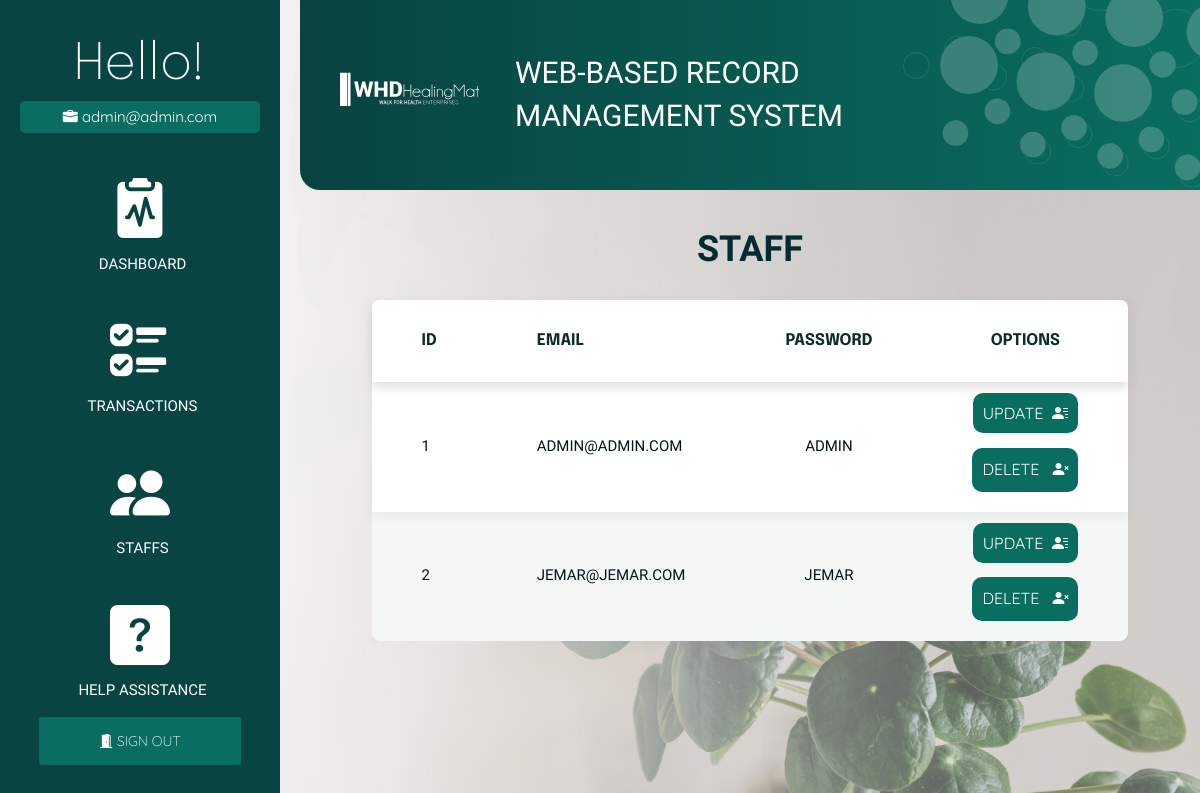
Page /staff (signed in) on the earlier database version.
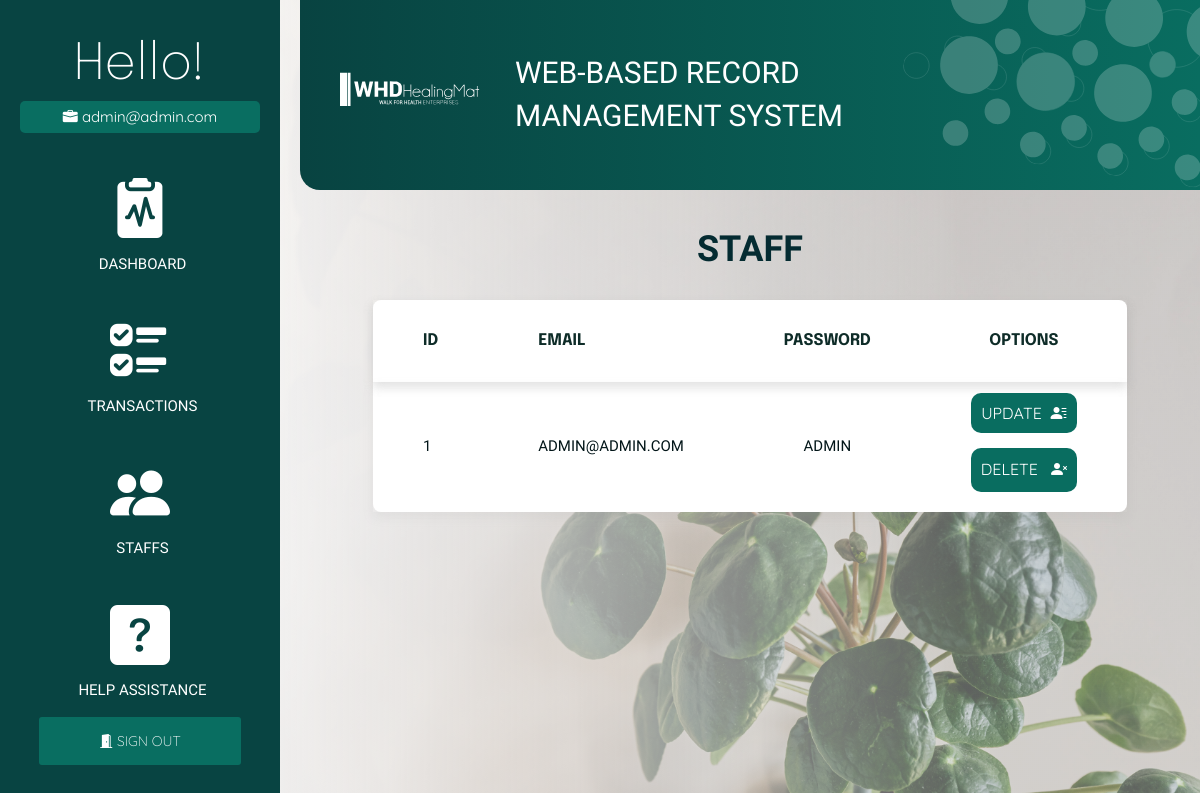
Same page on the later database version.
### models.py (models this page shows, shortened)
class Staff(db.Model):
    __tablename__ = 'staff'
    staff_id = db.Column(db.Integer, primary_key=True)
    staff_email = db.Column(db.String(200), unique=True)
    staff_password = db.Column(db.String(200), nullable=False)

### blueprint/staff.py (the view)
@staff_bp.route('/staff')
def staff():
    return render_template('staff/index_page.html', staffs=Staff.query.all())

### blueprint/staff.py (called while the page is built)
def staff_bp_middleware():
    if not is_authenticated():
        return redirect(url_for('auth_bp.login_page'))

### helper/functions.py (called while the page is built)
def is_authenticated():
    if session.get('signedin'):
        return True
    return False

### templates/staff/index_page.html (shortened to what this page needs)
{% extends 'auth/auth_base.html' %}
{% block head %}
<link rel="stylesheet" href="{{ url_for('static', filename='css/transaction.css') }}">
{% endblock %}
{% block body %}
<div class="staff">
    <h1>Staff</h1>
    <table>
        <thead>
            <tr>
                <th>ID</th>
                <th>Email</th>
                <th>Password</th>
                <th id="text-align">Options</th>
            </tr>
        </thead>
        <tbody>
            {% for staff in staffs %}
            <tr>
                <td>{{ staff.staff_id }}</td>
                <td>{{ staff.staff_email }}</td>
                <td id="text-align">{{ staff.staff_password }}</td>
                <td id="text-align">
                        <a class="opt-btn" id="opt-js-btn-1" href="{{url_for('staff_bp.staff_update', id=staff.staff_id)}}">
                            UPDATE&nbsp;&nbsp;<i class="bi bi-person-lines-fill"></i></a>
                    <br><br>
                        <button class="opt-btn" onclick="openModal('{{ staff.staff_id }}', 'STAFF')">
                            DELETE&nbsp;&nbsp;&nbsp;<i class="bi bi-person-x-fill"></i></button>
                </td>
            </tr>
            {% endfor %}
        </tbody>
    </table>
</div>
{% endblock %}

### templates/auth/auth_base.html (shortened to what this page needs)
<!DOCTYPE html>
<html lang="en">
    <head>
        <link rel="stylesheet" href="{{ url_for('static', filename='css/auth.css') }}">
        <link rel="stylesheet" href="https://pro.fontawesome.com/releases/v5.10.0/css/all.css"/>
        <link rel="stylesheet" href="https://maxcdn.bootstrapcdn.com/bootstrap/3.3.7/css/bootstrap.min.css">
        <link rel="stylesheet" href="https://cdn.jsdelivr.net/npm/bootstrap-icons@1.8.1/font/bootstrap-icons.css">
        {% block head %}
        {% endblock %}
    </head>
<body>
<div class="wrapper">
    <div class="sidebar">
        <span id="h1">Hello!</span>
        <span id="h1-data"><i class="bi bi-briefcase-fill"></i>&nbsp{{ session['email'] }}</span>
        <div class="cont">
                <a href="/dashboard" id="cont-sect">
                    <i class="bi bi-clipboard2-pulse-fill" id="auth-logo"></i>
                    <span id="auth-lbl">DASHBOARD</span></a>
                <a href="/transaction" id="cont-sect">
                    <i class="bi bi-ui-checks" id="auth-logo"></i>
                        <span id="auth-lbl">TRANSACTIONS</span></a>
                <a href="/staff" id="cont-sect">
                    <i class="bi bi-people-fill" id="auth-logo"></i>
                        <span id="auth-lbl">STAFFS</span></a>
                <a href="/help" id="cont-sect">
                    <i class="bi bi-question-square-fill" id="auth-logo"></i>
                        <span id="auth-lbl">HELP ASSISTANCE</span></a>
        <div class="logout">
            <a href="/logout">
                <i class="bi bi-door-open-fill"></i>
                SIGN OUT
            </a>
        </div>
        </div>
    </div>
    <div class="main">
        <div class="main--header">
            <image class="logo-svg" src="{{ url_for('static', filename='images/logo-head-web.svg') }}"></image>
            <span id="title">WEB-BASED RECORD MANAGEMENT SYSTEM</span>
            <image class="bg-head-svg" src="{{ url_for('static', filename='images/bubbles.svg') }}"></image>
        </div>
        <div class="main--content">
            {% block body %}
            {% endblock %}
        </div>
    </div>
</div>
</body>
</html>

### static/css/auth.css (style rules this page uses)
body { image-rendering: -webkit-optimize-contrast; background-image: linear-gradient(to left, rgba(215, 215, 215, 0.43) 20%, rgb(250, 250, 250) 90%), url("/static/images/dashboard-bg.jpg"); background-size: cover; }
.wrapper .sidebar { width: 20em; height: 100%; padding: 30px 20px; background: #084442; }
.sidebar { display: flex; position: fixed; flex-direction: column; }
#h1 { font-size: 50px; text-align: center; font-family: 'Epilogue', sans-serif; font-weight: 200; color: white; }
#h1-data { text-align: center; font-size: 15px; margin-bottom: 30px; font-family: 'Quicksand', sans-serif; color: white; border-radius: 5px; padding: 5px 20px 5px 20px; background: #096e61; }
.cont { text-align: center; display: flex; flex-direction: column; }
#cont-sect { color: inherit; !important; text-decoration: none !important; outline: none; !important; padding: 5px; display: flex; flex-direction: column; margin-bottom: 25px; }
#auth-logo { font-size: 60px; color: white; }
#auth-lbl { font-family: 'Heebo', sans-serif; color: white; font-size: 15px; font-weight: 300; margin-left: 5px; }
.logout a { border: none; outline: none; border-radius: 3px; padding: 15px 60px 15px 60px; color: white; font-family: 'Quicksand', sans-serif; font-weight: 200; background: #096e61; text-decoration: none !important; outline: none; !important; }
.main { overflow: hidden; }
.wrapper .main { width: 100%; padding: 0px 0px 0px 300px; overflow: hidden; }
.wrapper .main--header { display: flex; flex-direction: row; align-items: center; border-bottom-left-radius: 20px; margin: 0px 0px 20px 0px; padding: 20px; background: linear-gradient(to right, #084341, #096d60); overflow: hidden; }
#title { color: white; font-family: 'Heebo', sans-serif; margin-left: 5px; font-size: 30px; }
.logo-svg { display: flex; overflow: hidden; padding: 0 20px; width: auto; height: 80px; filter: brightness(0) invert(1); }
.bg-head-svg { height: 250px; width: auto; mix-blend-mode: normal; margin-top: -100px; margin-right: -80px; margin-left: auto; border-radius: 4px; transform: rotate(8.44deg); opacity: 20%; }
.wrapper .main--content { color: white; }

### static/css/transaction.css (style rules this page uses)
table { border-collapse: collapse; background: white; border-radius: 8px; margin-bottom: 30px; margin-left: auto; margin-right: auto; }
thead { box-shadow: 0 5px 10px rgba(157, 156, 156, 0.2); }
tr:nth-child(odd) { box-shadow: 0 5px 10px rgba(157, 156, 156, 0.13); }
th { padding: 30px 50px; font-size: 16px; font-family: 'Epilogue', sans-serif; text-transform: uppercase; color: #0e2c28; }
td { padding: 20px 50px; font-family: Assistant, sans-serif; font-size: 15px; text-transform: uppercase; color: #021518; }
a { color: black; }
h1 { text-align: center; font-family: 'Heebo', sans-serif; font-weight: bolder; color: #042b31; text-transform: uppercase; padding: 20px; }
#text-align { text-align: center; }
.opt-btn { color: white; font-size: 16px; font-family: 'Quicksand', sans-serif; border: none; outline: none; border-radius: 10px; padding: 10px; background: #096d60; }

### static/css/global.css (style rules this page uses)
* { margin: 0; padding: 0; box-sizing: border-box; font-family: sans-serif; list-style: none; text-decoration: none; user-select: none; -webkit-user-drag: none; }
img { pointer-events: none; }
html { scroll-behavior: smooth; }
button, input[type="submit"] { cursor: pointer; }
a { outline: 0 !important; text-decoration: none !important; }

Differences in the rows shown:
removed Staff: staff_id "2", staff_email "JEMAR@JEMAR.COM", staff_password "JEMAR"
